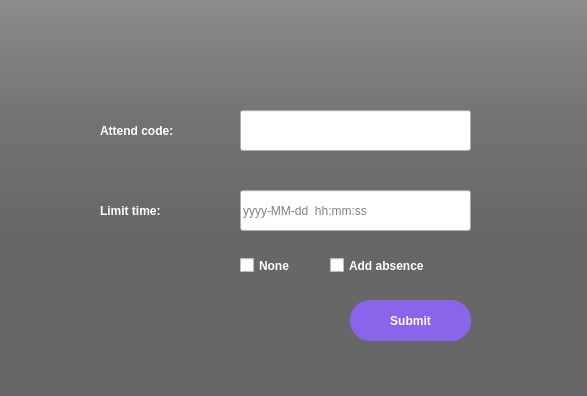
<?xml version="1.0" encoding="UTF-8"?>
<ui version="4.0">
 <class>MainWindow</class>
 <widget class="QMainWindow" name="MainWindow">
  <property name="geometry">
   <rect>
    <x>0</x>
    <y>0</y>
    <width>587</width>
    <height>396</height>
   </rect>
  </property>
  <property name="windowTitle">
   <string>Absence</string>
  </property>
  <widget class="QWidget" name="centralwidget">
   <widget class="QLabel" name="label">
    <property name="geometry">
     <rect>
      <x>0</x>
      <y>0</y>
      <width>587</width>
      <height>396</height>
     </rect>
    </property>
    <property name="styleSheet">
     <string notr="true">border-image: url(:/newPrefix/bg1.jpg);</string>
    </property>
    <property name="text">
     <string/>
    </property>
   </widget>
   <widget class="QLabel" name="label_2">
    <property name="geometry">
     <rect>
      <x>0</x>
      <y>0</y>
      <width>587</width>
      <height>396</height>
     </rect>
    </property>
    <property name="styleSheet">
     <string notr="true">background-color: qlineargradient(spread:pad, x1:0, x2:0, y2:0.715909, stop:0 rgba(0,0,0,9), stop:0.375 rgba(0,0,0,50), stop:0.835277 rgba(0,0,0,75));
</string>
    </property>
    <property name="text">
     <string/>
    </property>
   </widget>
   <widget class="QLabel" name="label_3">
    <property name="geometry">
     <rect>
      <x>0</x>
      <y>0</y>
      <width>587</width>
      <height>396</height>
     </rect>
    </property>
    <property name="styleSheet">
     <string notr="true">background-color: rgba(0,0,0,100);
</string>
    </property>
    <property name="text">
     <string/>
    </property>
   </widget>
   <widget class="QPushButton" name="button">
    <property name="geometry">
     <rect>
      <x>350</x>
      <y>300</y>
      <width>121</width>
      <height>41</height>
     </rect>
    </property>
    <property name="font">
     <font>
      <pointsize>9</pointsize>
      <weight>75</weight>
      <bold>true</bold>
     </font>
    </property>
    <property name="cursor">
     <cursorShape>PointingHandCursor</cursorShape>
    </property>
    <property name="styleSheet">
     <string notr="true">QPushButton#button{
	background: rgb(137,101,236);
	border-radius: 20px;
	color: white;
}
QPushButton#button:hover{
	background-color: rgb(255,255,255,210);
	border-radius: 20px;
	color: black;
}
QPushButton#button:pressed{
	background-color: rgb(255,255,255,210);
	padding-top: 5px;
	padding-left: 5px;
}</string>
    </property>
    <property name="text">
     <string>Submit</string>
    </property>
   </widget>
   <widget class="QLabel" name="label_4">
    <property name="geometry">
     <rect>
      <x>100</x>
      <y>110</y>
      <width>101</width>
      <height>41</height>
     </rect>
    </property>
    <property name="font">
     <font>
      <pointsize>9</pointsize>
      <weight>75</weight>
      <bold>true</bold>
     </font>
    </property>
    <property name="styleSheet">
     <string notr="true">color: white;</string>
    </property>
    <property name="text">
     <string>Attend code:</string>
    </property>
   </widget>
   <widget class="QLineEdit" name="attend_code">
    <property name="geometry">
     <rect>
      <x>240</x>
      <y>110</y>
      <width>231</width>
      <height>41</height>
     </rect>
    </property>
    <property name="font">
     <font>
      <pointsize>9</pointsize>
     </font>
    </property>
   </widget>
   <widget class="QLineEdit" name="limit_time">
    <property name="geometry">
     <rect>
      <x>240</x>
      <y>190</y>
      <width>231</width>
      <height>41</height>
     </rect>
    </property>
    <property name="font">
     <font>
      <pointsize>9</pointsize>
     </font>
    </property>
    <property name="placeholderText">
     <string>yyyy-MM-dd  hh:mm:ss</string>
    </property>
   </widget>
   <widget class="QLabel" name="label_5">
    <property name="geometry">
     <rect>
      <x>100</x>
      <y>190</y>
      <width>111</width>
      <height>41</height>
     </rect>
    </property>
    <property name="font">
     <font>
      <pointsize>9</pointsize>
      <weight>75</weight>
      <bold>true</bold>
     </font>
    </property>
    <property name="styleSheet">
     <string notr="true">color: white;</string>
    </property>
    <property name="text">
     <string>Limit time:</string>
    </property>
   </widget>
   <widget class="QLabel" name="alert">
    <property name="geometry">
     <rect>
      <x>110</x>
      <y>50</y>
      <width>321</width>
      <height>31</height>
     </rect>
    </property>
    <property name="font">
     <font>
      <pointsize>10</pointsize>
      <weight>75</weight>
      <bold>true</bold>
     </font>
    </property>
    <property name="styleSheet">
     <string notr="true">color:red;</string>
    </property>
    <property name="text">
     <string/>
    </property>
   </widget>
   <widget class="QCheckBox" name="none_check">
    <property name="geometry">
     <rect>
      <x>240</x>
      <y>250</y>
      <width>71</width>
      <height>31</height>
     </rect>
    </property>
    <property name="font">
     <font>
      <pointsize>9</pointsize>
      <weight>75</weight>
      <bold>true</bold>
     </font>
    </property>
    <property name="styleSheet">
     <string notr="true">color: white;</string>
    </property>
    <property name="text">
     <string>None</string>
    </property>
   </widget>
   <widget class="QCheckBox" name="add_absence">
    <property name="geometry">
     <rect>
      <x>330</x>
      <y>250</y>
      <width>131</width>
      <height>31</height>
     </rect>
    </property>
    <property name="font">
     <font>
      <pointsize>9</pointsize>
      <weight>75</weight>
      <bold>true</bold>
     </font>
    </property>
    <property name="styleSheet">
     <string notr="true">color: white;</string>
    </property>
    <property name="text">
     <string>Add absence</string>
    </property>
   </widget>
  </widget>
 </widget>
 <resources>
  <include location="res.qrc"/>
 </resources>
 <connections/>
</ui>
